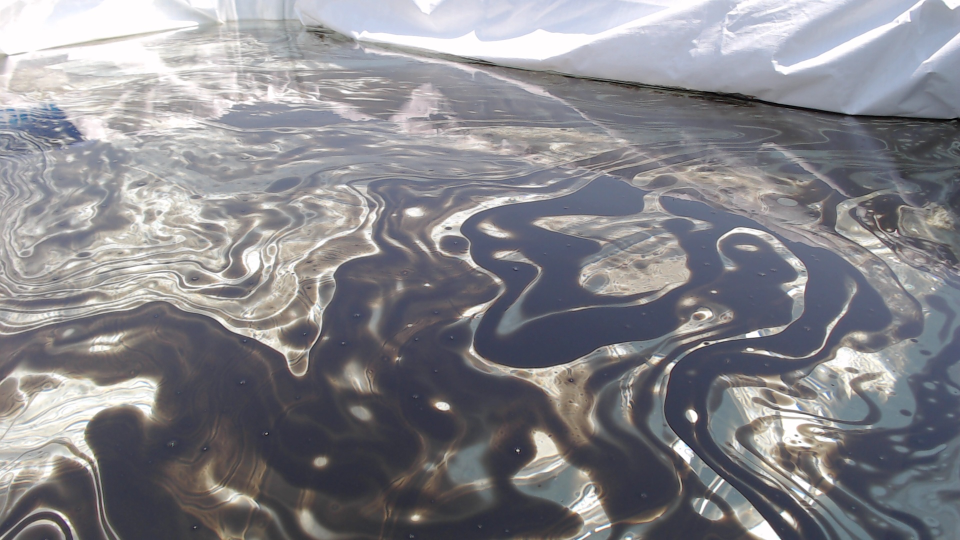
#> input picture hsv-filtering/2019-06-13 11:43:27:cam1.jpg, 1920 x 1080 px (shown at 1/2 size)
$ python hsv_trackbar.py
#> lines starting #> are read from the running program, lines starting #| are printed output that depends on the picture; after the words box and inside, x2 and y2 are one past the last pixel; in counts of white or black regions, pixels touching at a corner belong together

import numpy as np
import cv2

def nothing(x):
    pass

def colormask(filename):
#> called with filename = '2019-06-13 11:43:27:cam1.jpg'
    cv2.namedWindow(filename,1)

    #set trackbar
    hh = 'hue high'
    hl = 'hue low'
    sh = 'saturation high'
    sl = 'saturation low'
    vh = 'value high'
    vl = 'value low'

    #set ranges
    cv2.createTrackbar(hh, filename, 0,179, nothing)
    cv2.createTrackbar(hl, filename, 0,179, nothing)
    cv2.createTrackbar(sh, filename, 0,255, nothing)
    cv2.createTrackbar(sl, filename, 0,255, nothing)
    cv2.createTrackbar(vh, filename, 0,255, nothing)
    cv2.createTrackbar(vl, filename, 0,255, nothing)

    thv= 'th1'
    cv2.createTrackbar(thv, filename, 127,255, nothing)

    #read img in both rgb and grayscale
    img = cv2.imread(filename,1)
#> img is the input picture: shape (1080, 1920, 3); mean B, G, R 138.9, 133.7, 134.3
    img = cv2.resize(img,(300, 300))
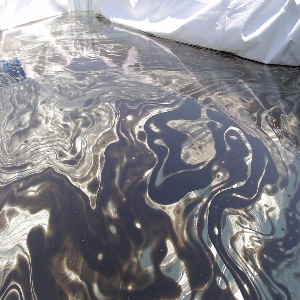
#> img: shape (300, 300, 3); mean B, G, R 138.8, 133.6, 134.3
    imgg = cv2.imread(filename,0)
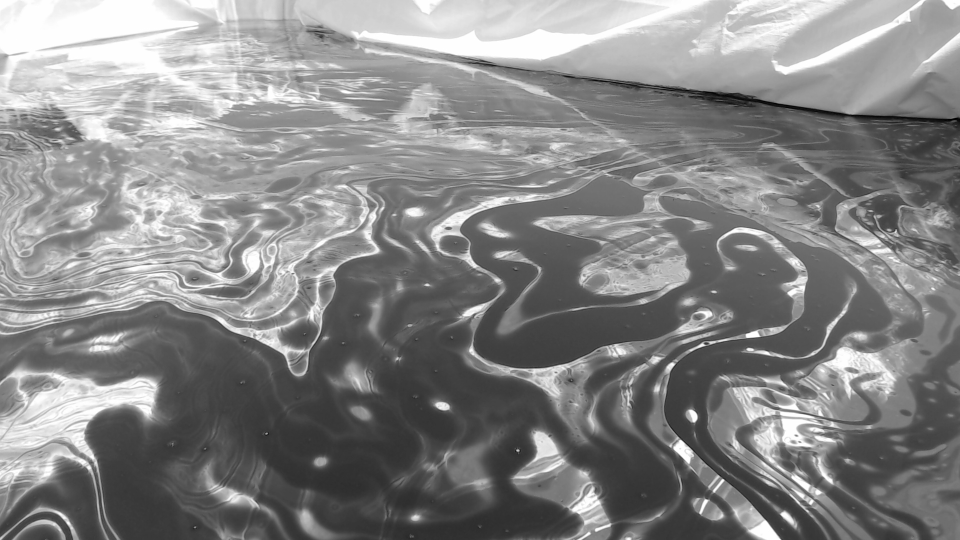
#> imgg: shape (1080, 1920) (shown at 1/2 size); min 0, max 255, mean 134.5
    imgg = cv2.resize(imgg,(300, 300))
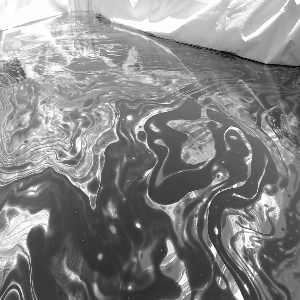
#> imgg: shape (300, 300); min 0, max 255, mean 134.4

    #convert rgb to hsv
    hsv_img = cv2.cvtColor(img, cv2.COLOR_BGR2HSV)
#> hsv_img: shape (300, 300, 3); mean H, S, V 93.3, 26.2, 142.6

    while True:
        hul= cv2.getTrackbarPos(hl,filename)
        huh= cv2.getTrackbarPos(hh,filename)
        sal= cv2.getTrackbarPos(sl,filename)
        sah= cv2.getTrackbarPos(sh,filename)
        val= cv2.getTrackbarPos(vl,filename)
        vah= cv2.getTrackbarPos(vh,filename)
        thva= cv2.getTrackbarPos(thv,filename)

        hsvl = np.array([hul, sal, val], np.uint8)
        hsvh = np.array([huh, sah, vah], np.uint8)

        mask = cv2.inRange(hsv_img, hsvl, hsvh)
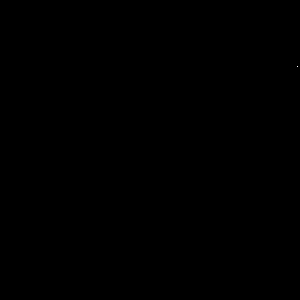
#> mask: shape (300, 300); 0% white in thin lines or dots, all inside (x1, y1, x2, y2) = (297, 66, 298, 67)

        res = cv2.bitwise_and(img, img, mask=mask)
#> res: shape (300, 300, 3); every value is 0

        #set image for differnt modes
        ret, threshold = cv2.threshold(mask, 0, 255, cv2.THRESH_BINARY_INV+cv2.THRESH_OTSU)
#> ret = 0
        ret, img_th= cv2.threshold(imgg, thva, 255, cv2.THRESH_TOZERO)
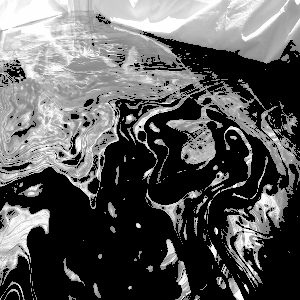
#> img_th: shape (300, 300); min 0, max 255, mean 92.1
#> ret = 127
        res2 = cv2.bitwise_and(img_th, img_th, mask=threshold)
        res_rgb = cv2.cvtColor(res, cv2.COLOR_HSV2BGR)
        #convert black to white
        res[np.where((res==[0,0,0]).all(axis=2))] = [255,255,255]
#> res: shape (300, 300, 3); every value is 255

        #show mask only
        cv2.imshow(filename,mask)

        #show white-masked color img
        cv2.imshow('1',res)

        #show white-masked binary img with threshold
        cv2.imshow('2',threshold)

        #white-masked grayscale img with threshold
        cv2.imshow('3',res2)

        cv2.imshow('4',img)

        #press 'Esc' to close the window
        ch = cv2.waitKey(5)
#> (key Esc is pressed here)
        if ch== 27:
            break
    cv2.destroyAllWindows()

    return mask

colormask('2019-06-13 11:43:27:cam1.jpg')

$ run again, with hsv-filtering/2019-05-15 16:34:40:cam2.jpg copied over hsv-filtering/2019-06-13 11:43:27:cam1.jpg
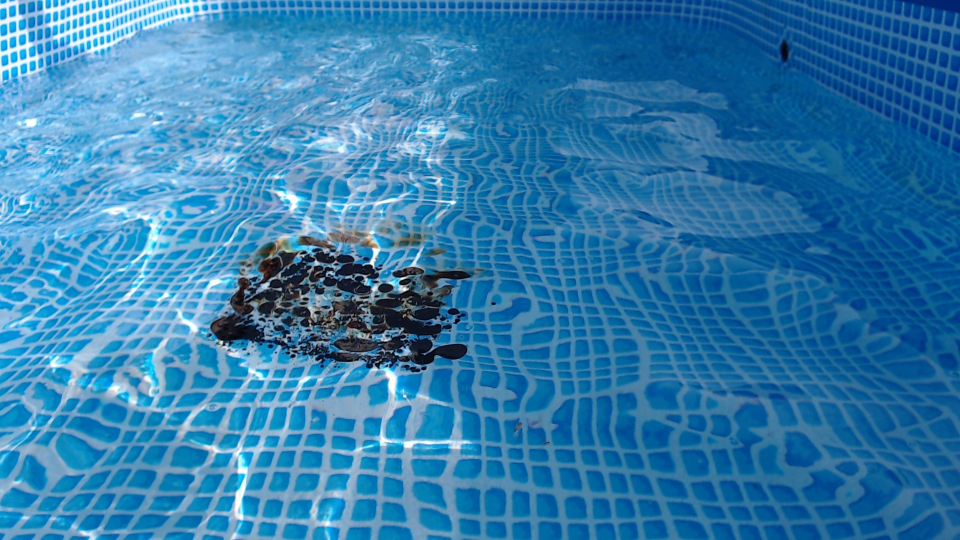
#> input picture hsv-filtering/2019-05-15 16:34:40:cam2.jpg, 1920 x 1080 px (shown at 1/2 size)
#> in colormask, img is the input picture: shape (1080, 1920, 3); mean B, G, R 172.7, 124.7, 50.6
#> img: shape (300, 300, 3)
#> in colormask, `imgg = cv2.resize(imgg,(300, 300))`:
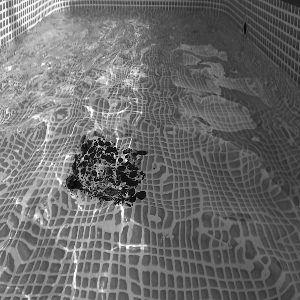
#> imgg: shape (300, 300); min 2, max 255, mean 107.9
#> hsv_img: shape (300, 300, 3); mean H, S, V 102.1, 186.3, 172.7
#> mask: shape (300, 300); every value is 0
#> threshold: shape (300, 300); every value is 255
#> in colormask, `ret, threshold = cv2.threshold(mask, 0, 255, cv2.THRESH_BINARY_INV+cv2..`: ret = 0
#> in colormask, `ret, img_th= cv2.threshold(imgg, thva, 255, cv2.THRESH_TOZERO)`:
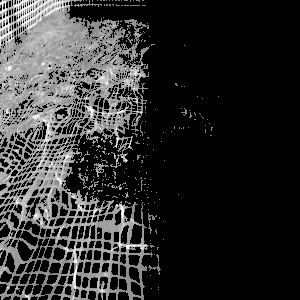
#> img_th: shape (300, 300); min 0, max 255, mean 47
#> in colormask, `ret, img_th= cv2.threshold(imgg, thva, 255, cv2.THRESH_TOZERO)`: ret = 127

$ run again, with hsv-filtering/PKjgfFXm.jpg copied over hsv-filtering/2019-06-13 11:43:27:cam1.jpg
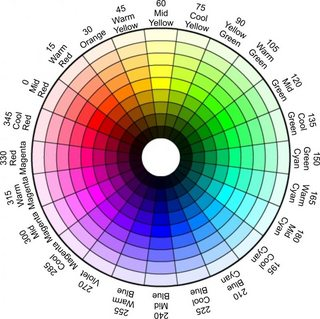
#> input picture hsv-filtering/PKjgfFXm.jpg, 320 x 319 px
#> in colormask, img is the input picture: shape (319, 320, 3); mean B, G, R 190.7, 190.3, 190.6
#> img: shape (300, 300, 3)
#> in colormask, `imgg = cv2.resize(imgg,(300, 300))`:
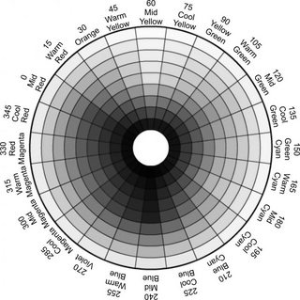
#> imgg: shape (300, 300); min 0, max 255, mean 190.3
#> hsv_img: shape (300, 300, 3); mean H, S, V 49.1, 77.9, 218.8
#> mask: shape (300, 300); every value is 0
#> threshold: shape (300, 300); every value is 255
#> in colormask, `ret, threshold = cv2.threshold(mask, 0, 255, cv2.THRESH_BINARY_INV+cv2..`: ret = 0
#> in colormask, `ret, img_th= cv2.threshold(imgg, thva, 255, cv2.THRESH_TOZERO)`:
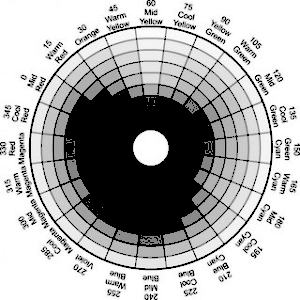
#> img_th: shape (300, 300); min 0, max 255, mean 174
#> in colormask, `ret, img_th= cv2.threshold(imgg, thva, 255, cv2.THRESH_TOZERO)`: ret = 127

$ run again, with hsv-filtering/sample.jpg copied over hsv-filtering/2019-06-13 11:43:27:cam1.jpg
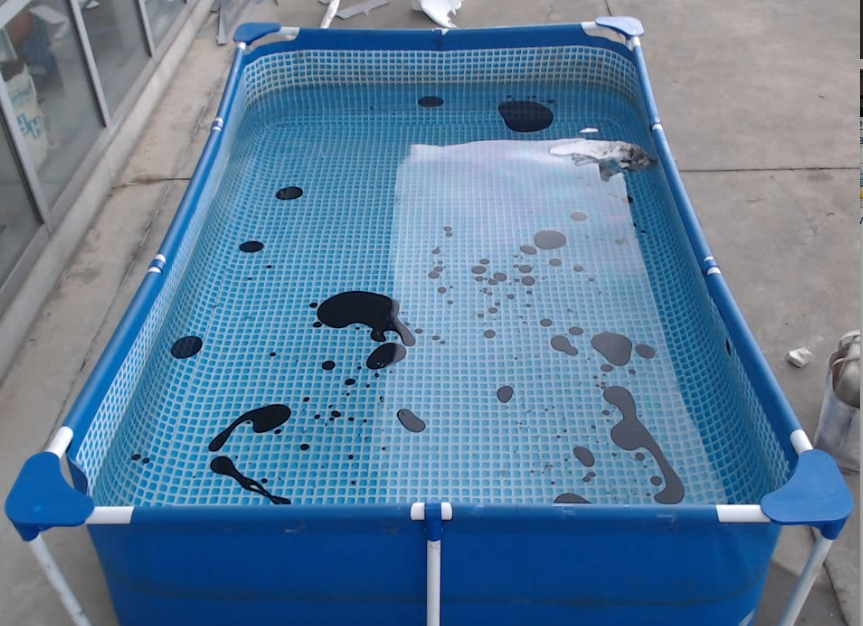
#> input picture hsv-filtering/sample.jpg, 863 x 626 px
#> in colormask, img is the input picture: shape (626, 863, 3); mean B, G, R 153.3, 125.1, 93.7
#> img: shape (300, 300, 3)
#> in colormask, `imgg = cv2.resize(imgg,(300, 300))`:
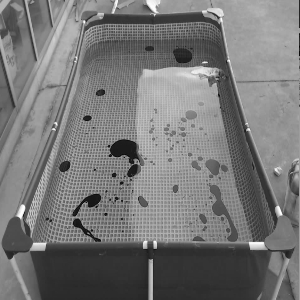
#> imgg: shape (300, 300); min 7, max 255, mean 118.8
#> hsv_img: shape (300, 300, 3); mean H, S, V 87.9, 108, 154.7
#> mask: shape (300, 300); every value is 0
#> threshold: shape (300, 300); every value is 255
#> in colormask, `ret, threshold = cv2.threshold(mask, 0, 255, cv2.THRESH_BINARY_INV+cv2..`: ret = 0
#> in colormask, `ret, img_th= cv2.threshold(imgg, thva, 255, cv2.THRESH_TOZERO)`:
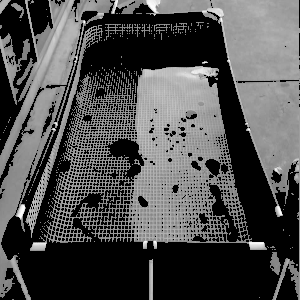
#> img_th: shape (300, 300); min 0, max 255, mean 78.1
#> in colormask, `ret, img_th= cv2.threshold(imgg, thva, 255, cv2.THRESH_TOZERO)`: ret = 127
